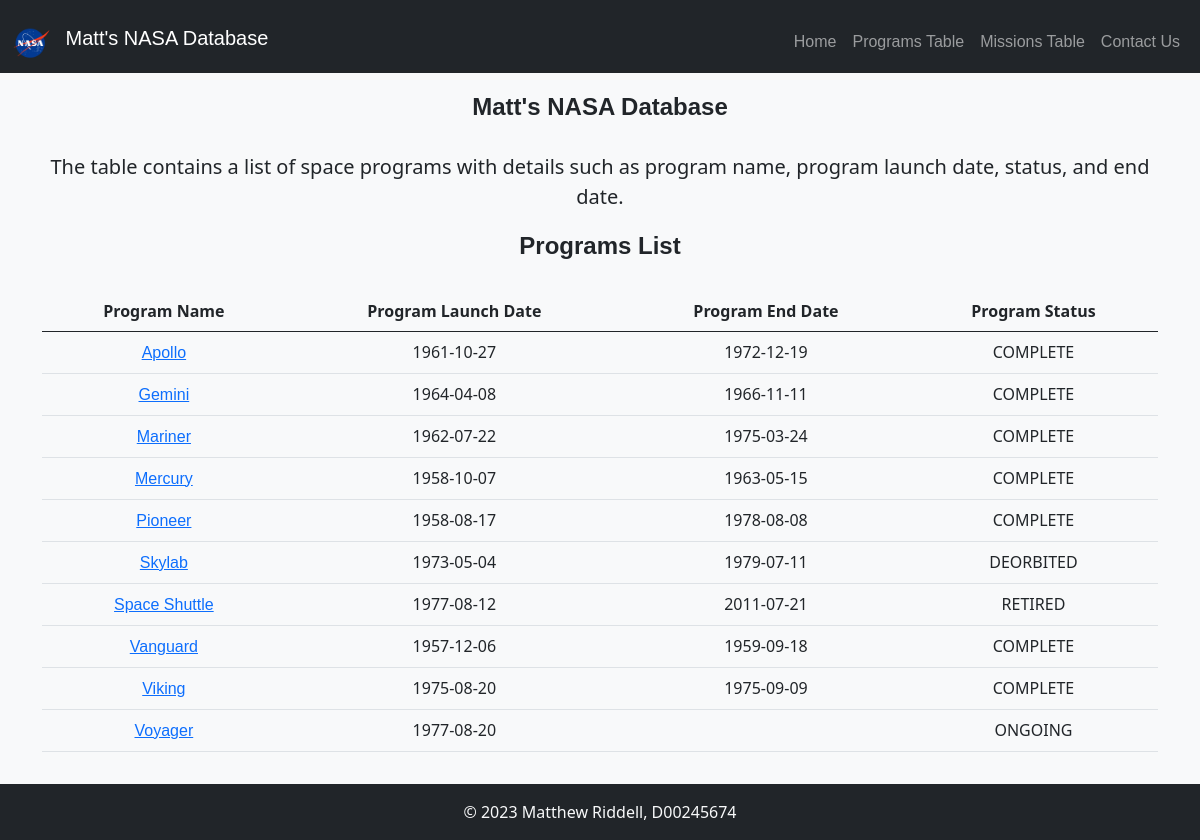
Screenshot of /programs.php with the database file from the repository.
### tables this page shows
CREATE TABLE programs ( program_name CHAR(20) NOT NULL,
program_start_date DATE,
program_end_date DATE,
program_status VARCHAR(30),
image VARCHAR(200),
PRIMARY KEY (program_name));

### programs.php (the view, shortened to what this page needs)
<?php
require_once('database.php');
$queryPrograms = 'SELECT * FROM programs';
$statement = $db->prepare($queryPrograms);
$statement->execute();
$programs = $statement->fetchAll();
?>
<!doctype html>
<html lang="en">
  <head>
<link href="css/bootstrap.min.css" rel="stylesheet">
    <link href="mystyle.css?v=1" rel="stylesheet">
  </head>
  <body>
	<?php include('nav.php'); ?>
  <main class="container">
  <div class="starter-template text-center">
    <h1>Matt's NASA Database</h1>
    <p class="lead">The table contains a list of space programs with details such as program name, program launch date, status, and end date.</p>
    <h1>Programs List</h1>
    <section>
        <table class="table">
            <thead>
                <tr>
                    <th>Program Name</th>
                    <th>Program Launch Date</th>
                    <th>Program End Date</th>
                    <th>Program Status</th>
                </tr>
            </thead>
            <tbody>
                <?php foreach ($programs as $program) : ?>
                <tr>
                  <td><a href="program.php?id=<?php echo $program['program_name']; ?>"><?php echo $program['program_name']; ?></a></td>
                  <td><?php echo $program['program_start_date']; ?></td>
                  <td><?php echo $program['program_end_date']; ?></td>
                  <td><?php echo $program['program_status']; ?></td>
                </tr>
                <?php endforeach; ?>
            </tbody>
        </table>
    </section><br><br><br>
  </div>
</main>
	<?php include('footer.php'); ?>
  </body>
</html>

### mystyle.css (style rules this page uses)
h1 { font-family : Arial, Helvetica, sans-serif; font-size : 24px; font-weight : bold; margin-top: 20px; margin-bottom: 30px; }
label,a { font-family : Arial, Helvetica, sans-serif; font-size : 16px; font-weight: normal; margin-top: 10px; }
body { background-color: #f8f9fa; }

### rows the page displays
programs: program_name "Apollo", program_start_date "1961-10-27", program_end_date "1972-12-19", program_status "COMPLETE"
programs: program_name "Gemini", program_start_date "1964-04-08", program_end_date "1966-11-11", program_status "COMPLETE"
programs: program_name "Mariner", program_start_date "1962-07-22", program_end_date "1975-03-24", program_status "COMPLETE"
programs: program_name "Mercury", program_start_date "1958-10-07", program_end_date "1963-05-15", program_status "COMPLETE"
programs: program_name "Pioneer", program_start_date "1958-08-17", program_end_date "1978-08-08", program_status "COMPLETE"
programs: program_name "Skylab", program_start_date "1973-05-04", program_end_date "1979-07-11", program_status "DEORBITED"
programs: program_name "Space Shuttle", program_start_date "1977-08-12", program_end_date "2011-07-21", program_status "RETIRED"
programs: program_name "Vanguard", program_start_date "1957-12-06", program_end_date "1959-09-18", program_status "COMPLETE"
programs: program_name "Viking", program_start_date "1975-08-20", program_end_date "1975-09-09", program_status "COMPLETE"
programs: program_name "Voyager", program_start_date "1977-08-20", program_status "ONGOING"
